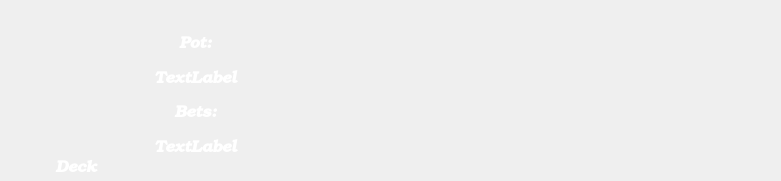
   <widget class="QWidget" name="deck_bar" native="true">
    <property name="geometry">
     <rect>
      <x>290</x>
      <y>250</y>
      <width>781</width>
      <height>181</height>
     </rect>
    </property>
    <widget class="QWidget" name="verticalLayoutWidget">
     <property name="geometry">
      <rect>
       <x>30</x>
       <y>20</y>
       <width>92</width>
       <height>160</height>
      </rect>
     </property>
     <layout class="QVBoxLayout" name="verticalLayout_2">
      <item>
       <widget class="QLabel" name="deck_label">
        <property name="minimumSize">
         <size>
          <width>90</width>
          <height>130</height>
         </size>
        </property>
        <property name="maximumSize">
         <size>
          <width>90</width>
          <height>130</height>
         </size>
        </property>
        <property name="text">
         <string/>
        </property>
       </widget>
      </item>
      <item>
       <widget class="QLabel" name="label_2">
        <property name="palette">
         <palette>
          <active>
           <colorrole role="WindowText">
            <brush brushstyle="SolidPattern">
             <color alpha="255">
              <red>255</red>
              <green>255</green>
              <blue>255</blue>
             </color>
            </brush>
           </colorrole>
          </active>
          <inactive>
           <colorrole role="WindowText">
            <brush brushstyle="SolidPattern">
             <color alpha="255">
              <red>255</red>
              <green>255</green>
              <blue>255</blue>
             </color>
            </brush>
           </colorrole>
          </inactive>
          <disabled>
           <colorrole role="WindowText">
            <brush brushstyle="SolidPattern">
             <color alpha="255">
              <red>159</red>
              <green>158</green>
              <blue>158</blue>
             </color>
            </brush>
           </colorrole>
          </disabled>
         </palette>
        </property>
        <property name="font">
         <font>
          <family>URW Bookman L</family>
          <pointsize>12</pointsize>
          <weight>75</weight>
          <italic>true</italic>
          <bold>true</bold>
         </font>
        </property>
        <property name="text">
         <string>Deck</string>
        </property>
        <property name="alignment">
         <set>Qt::AlignCenter</set>
        </property>
       </widget>
      </item>
     </layout>
    </widget>
    <widget class="QWidget" name="horizontalLayoutWidget">
     <property name="geometry">
      <rect>
       <x>120</x>
       <y>30</y>
       <width>631</width>
       <height>132</height>
      </rect>
     </property>
     <layout class="QHBoxLayout" name="deck">
      <item>
       <layout class="QVBoxLayout" name="verticalLayout">
        <item>
         <widget class="QLabel" name="label">
          <property name="palette">
           <palette>
            <active>
             <colorrole role="WindowText">
              <brush brushstyle="SolidPattern">
               <color alpha="255">
                <red>255</red>
                <green>255</green>
                <blue>255</blue>
               </color>
              </brush>
             </colorrole>
            </active>
            <inactive>
             <colorrole role="WindowText">
              <brush brushstyle="SolidPattern">
               <color alpha="255">
                <red>255</red>
                <green>255</green>
                <blue>255</blue>
               </color>
              </brush>
             </colorrole>
            </inactive>
            <disabled>
             <colorrole role="WindowText">
              <brush brushstyle="SolidPattern">
               <color alpha="255">
                <red>159</red>
                <green>158</green>
                <blue>158</blue>
               </color>
              </brush>
             </colorrole>
            </disabled>
           </palette>
          </property>
          <property name="font">
           <font>
            <family>URW Bookman L</family>
            <pointsize>12</pointsize>
            <weight>75</weight>
            <italic>true</italic>
            <bold>true</bold>
           </font>
          </property>
          <property name="text">
           <string>Pot:</string>
          </property>
          <property name="alignment">
           <set>Qt::AlignCenter</set>
          </property>
         </widget>
        </item>
        <item>
         <widget class="QLabel" name="label_pot">
          <property name="palette">
           <palette>
            <active>
             <colorrole role="WindowText">
              <brush brushstyle="SolidPattern">
               <color alpha="255">
                <red>255</red>
                <green>255</green>
                <blue>255</blue>
               </color>
              </brush>
             </colorrole>
            </active>
            <inactive>
             <colorrole role="WindowText">
              <brush brushstyle="SolidPattern">
               <color alpha="255">
                <red>255</red>
                <green>255</green>
                <blue>255</blue>
               </color>
              </brush>
             </colorrole>
            </inactive>
            <disabled>
             <colorrole role="WindowText">
              <brush brushstyle="SolidPattern">
               <color alpha="255">
                <red>159</red>
                <green>158</green>
                <blue>158</blue>
               </color>
              </brush>
             </colorrole>
            </disabled>
           </palette>
          </property>
          <property name="font">
           <font>
            <family>URW Bookman L</family>
            <pointsize>12</pointsize>
            <weight>75</weight>
            <italic>true</italic>
            <bold>true</bold>
           </font>
          </property>
          <property name="text">
           <string>TextLabel</string>
          </property>
          <property name="alignment">
           <set>Qt::AlignCenter</set>
          </property>
         </widget>
        </item>
        <item>
         <widget class="QLabel" name="label_3">
          <property name="palette">
           <palette>
            <active>
             <colorrole role="WindowText">
              <brush brushstyle="SolidPattern">
               <color alpha="255">
                <red>255</red>
                <green>255</green>
                <blue>255</blue>
               </color>
              </brush>
             </colorrole>
            </active>
            <inactive>
             <colorrole role="WindowText">
              <brush brushstyle="SolidPattern">
               <color alpha="255">
                <red>255</red>
                <green>255</green>
                <blue>255</blue>
               </color>
              </brush>
             </colorrole>
            </inactive>
            <disabled>
             <colorrole role="WindowText">
              <brush brushstyle="SolidPattern">
               <color alpha="255">
                <red>159</red>
                <green>158</green>
                <blue>158</blue>
               </color>
              </brush>
             </colorrole>
            </disabled>
           </palette>
          </property>
          <property name="font">
           <font>
            <family>URW Bookman L</family>
            <pointsize>12</pointsize>
            <weight>75</weight>
            <italic>true</italic>
            <bold>true</bold>
           </font>
          </property>
          <property name="text">
           <string>Bets:</string>
          </property>
          <property name="alignment">
           <set>Qt::AlignCenter</set>
          </property>
         </widget>
        </item>
        <item>
         <widget class="QLabel" name="label_bets">
          <property name="palette">
           <palette>
            <active>
             <colorrole role="WindowText">
              <brush brushstyle="SolidPattern">
               <color alpha="255">
                <red>255</red>
                <green>255</green>
                <blue>255</blue>
               </color>
              </brush>
             </colorrole>
            </active>
            <inactive>
             <colorrole role="WindowText">
              <brush brushstyle="SolidPattern">
               <color alpha="255">
                <red>255</red>
                <green>255</green>
                <blue>255</blue>
               </color>
              </brush>
             </colorrole>
            </inactive>
            <disabled>
             <colorrole role="WindowText">
              <brush brushstyle="SolidPattern">
               <color alpha="255">
                <red>159</red>
                <green>158</green>
                <blue>158</blue>
               </color>
              </brush>
             </colorrole>
            </disabled>
           </palette>
          </property>
          <property name="font">
           <font>
            <family>URW Bookman L</family>
            <pointsize>12</pointsize>
            <weight>75</weight>
            <italic>true</italic>
            <bold>true</bold>
           </font>
          </property>
          <property name="text">
           <string>TextLabel</string>
          </property>
          <property name="alignment">
           <set>Qt::AlignCenter</set>
          </property>
         </widget>
        </item>
       </layout>
      </item>
      <item>
       <widget class="QLabel" name="flopcard_1">
        <property name="minimumSize">
         <size>
          <width>90</width>
          <height>130</height>
         </size>
        </property>
        <property name="maximumSize">
         <size>
          <width>90</width>
          <height>130</height>
         </size>
        </property>
        <property name="text">
         <string/>
        </property>
       </widget>
      </item>
      <item>
       <widget class="QLabel" name="flopcard_2">
        <property name="minimumSize">
         <size>
          <width>90</width>
          <height>130</height>
         </size>
        </property>
        <property name="maximumSize">
         <size>
          <width>90</width>
          <height>130</height>
         </size>
        </property>
        <property name="text">
         <string/>
        </property>
       </widget>
      </item>
      <item>
       <widget class="QLabel" name="flopcard_3">
        <property name="minimumSize">
         <size>
          <width>90</width>
          <height>130</height>
         </size>
        </property>
        <property name="maximumSize">
         <size>
          <width>90</width>
          <height>130</height>
         </size>
        </property>
        <property name="text">
         <string/>
        </property>
       </widget>
      </item>
      <item>
       <widget class="QLabel" name="turncard">
        <property name="minimumSize">
         <size>
          <width>90</width>
          <height>130</height>
         </size>
        </property>
        <property name="maximumSize">
         <size>
          <width>90</width>
          <height>130</height>
         </size>
        </property>
        <property name="text">
         <string/>
        </property>
       </widget>
      </item>
      <item>
       <widget class="QLabel" name="rivercard">
        <property name="minimumSize">
         <size>
          <width>90</width>
          <height>130</height>
         </size>
        </property>
        <property name="maximumSize">
         <size>
          <width>90</width>
          <height>130</height>
         </size>
        </property>
        <property name="text">
         <string/>
        </property>
       </widget>
      </item>
     </layout>
    </widget>
   </widget>
